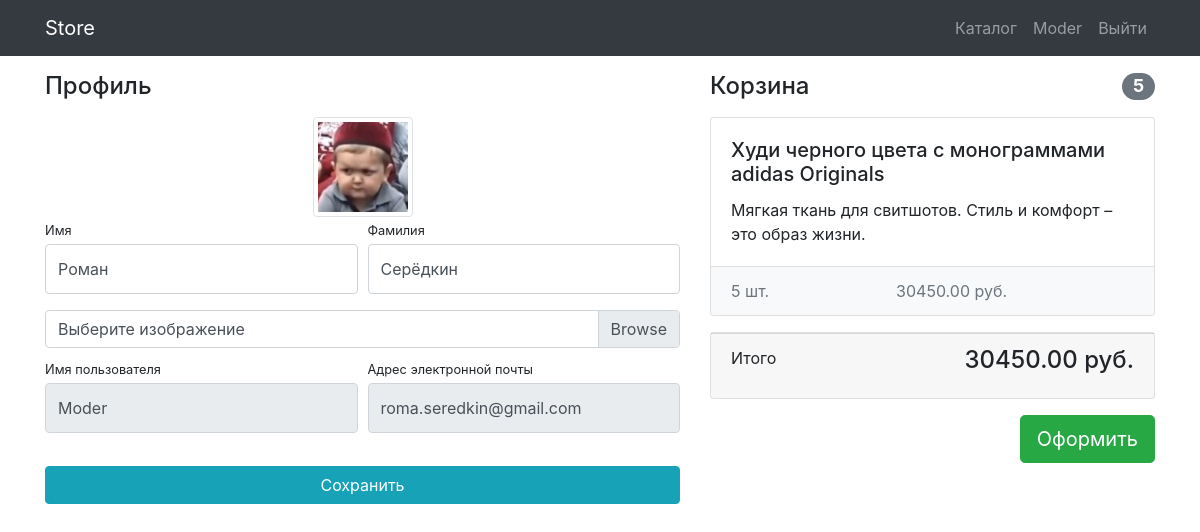
Page /users/profile/ (signed in) on the committed database.
### users/models.py (models this page shows)
class User(AbstractUser):
    image = models.ImageField(upload_to='users_images', blank=True)

### products/models.py (models this page shows, shortened)
class Basket(models.Model):
    user = models.ForeignKey(User, on_delete=models.CASCADE)
    product = models.ForeignKey(Product, on_delete=models.CASCADE)
    quantity = models.IntegerField(default=0)
    created_timestamp = models.DateTimeField(auto_now_add=True)
    def sum(self):
        return self.quantity * self.product.price

class Product(models.Model):
    name = models.CharField(max_length=256)
    image = models.ImageField(upload_to='products_images', blank=True)
    description = models.TextField(blank=True)
    short_description = models.CharField(max_length=64, blank=True)
    price = models.DecimalField(max_digits=8, decimal_places=2, default=0)
    quantity = models.PositiveIntegerField(default=0)
    category = models.ForeignKey(ProductCategory, on_delete=models.CASCADE)

### users/views.py (the view)
# urls.py: path('profile/', profile, name='profile'),
@login_required
def profile(request):
    if request.method == 'POST':
        form = UserProfileForm(data=request.POST, files=request.FILES, instance=request.user)
        if form.is_valid():
            form.save()
            return HttpResponsePermanentRedirect(reverse('users:profile'))
    else:
        form = UserProfileForm(instance=request.user)
    baskets = Basket.objects.filter(user=request.user)
    total_quantity = sum(basket.quantity for basket in baskets)
    total_sum = sum(basket.sum() for basket in baskets)
    context = {
        'form': form,
        'title': 'Store - Личный кабинет',
        'baskets': baskets,
        'total_quantity': total_quantity,
        'total_sum': total_sum
    }
    return render(request, 'users/profile.html', context)

### users/forms.py
class UserProfileForm(UserChangeForm):
    username = forms.CharField(widget=forms.TextInput(attrs={'readonly': True}))
    email = forms.CharField(widget=forms.EmailInput(attrs={'readonly': True}))
    image = forms.ImageField(widget=forms.FileInput(), required=False)
    class Meta:
        model = User
        fields = (
            'username',
            'email',
            'first_name',
            'last_name',
            'image'
        )
    def __init__(self, *args, **kwargs):
        super(UserProfileForm, self).__init__(*args, **kwargs)
        for field_name, filed in self.fields.items():
            filed.widget.attrs['class'] = 'form-control py-4'
        self.fields['image'].widget.attrs['class'] = 'custom-file-input'

### users/templates/users/profile.html (shortened to what this page needs)
{% extends 'products/base.html' %}
{% load static %}
{% block css %}
    <link href="{% static 'css/profile.css' %}" rel="stylesheet">
{% endblock %}
{% block content %}
    <div class="container">
    <div class="row">
        <div class="col-lg-7">
            <h4 class="mt-3 mb-3">Профиль</h4>
            <div class="col-lg-12 text-center">
                <img width="100" height="100"
                     src="{% if user.image %} {{ user.image.url }} {% else %} {% static 'vendor/img/users/default_avatar.png' %} {% endif %}"
                     class="img-thumbnail">
            </div>
            <form action="{% url 'users:profile' %}" method="post" enctype="multipart/form-data">
                <div class="form-row">
                    <div class="col-lg-6">
                        <div class="form-group">
                            <label class="small mb-1" for="{{ form.first_name.id_for_label }}">Имя</label>
                            {{ form.first_name }}
                        </div>
                    </div>
                    <div class="col-lg-6">
                        <div class="form-group">
                            <label class="small mb-1" for="{{ form.last_name.id_for_label }}">Фамилия</label>
                            {{ form.last_name }}
                        </div>
                    </div>
                </div>
                <div class="form-row mb-2">
                    <div class="col-lg-12">
                        <div class="custom-file">
                            <label class="custom-file-label" for="{{ form.image.id_for_label }}">Выберите изображение</label>
                        </div>
                    </div>
                </div>
                <div class="form-row">
                    <div class="col-lg-6">
                        <label class="small mb-1" for="{{ form.username.id_for_label }}">Имя пользователя</label>
                        {{ form.username }}
                    </div>
                    <div class="col-lg-6">
                        <label class="small mb-1" for="{{ form.email.id_for_label }}">Адрес электронной
                            почты</label>
                        {{ form.email }}
                    </div>
                </div>
                <div class="form-row">
                    <div class="col-lg-12" style="margin-top: 33px;">
                        <input class="btn btn-info btn-block" type="submit" value="Сохранить">
                    </div>
                </div>
            </form>
        </div>
        {% include 'products/basket.html' %}
        </div>
    </div>
{% endblock %}

### products/templates/products/base.html (shortened to what this page needs)
{% load static %}
<!DOCTYPE html>
<html lang="en">
<head>
    <link href="{% static 'vendor/bootstrap/css/bootstrap.min.css' %}" rel="stylesheet">
    {% block css %} {% endblock %}
</head>
<body>
<nav class="navbar navbar-expand-lg navbar-dark bg-dark fixed-top">
    <div class="container">
        <a class="navbar-brand" href="{% url 'index' %}">Store</a>
        <div class="collapse navbar-collapse" id="navbarResponsive">
            <ul class="navbar-nav ml-auto">
                <li class="nav-item">
                    <a class="nav-link" href="{% url 'products:index' %}">Каталог  </a>
                </li>
                {%  if user.is_authenticated %}
                    <li class="nav-item">
                    <a class="nav-link" href="{% url 'users:profile' %}">{{ user.username }}
                    </a>
                </li>
                <li class="nav-item">
                    <a class="nav-link" href="{% url 'users:logout' %}">Выйти </a>
                </li>
                {% else %}
                    <li class="nav-item">
                    <a class="nav-link" href="{% url 'users:login' %}">Войти <i class="fas fa-sign-in-alt"></i></a>
                </li>
                {% endif %}
            </ul>
        </div>
    </div>
</nav>
{% block content %} {% endblock %}
</body>
</html>

### products/templates/products/basket.html (shortened to what this page needs)
{% if baskets %}
    <div class="col-lg-5">
            <h4 class="mt-3 mb-3 d-flex justify-content-between align-items-center mb-3">
                Корзина <span class="badge badge-secondary badge-pill">{{ total_quantity }}</span>
            </h4>
        {% for basket in baskets %}
             <div class="card mb-3">
                <div class="card-body">
                    <h5 class="card-title">{{ basket.product.name }}</h5>
                    <p class="card-text">{{ basket.product.short_description}}</p>
                </div>
                <ul class="list-group list-group-flush">
                    <li class="list-group-item d-flex justify-content-between lh-condensed bg-light">
                        <span class="text-muted">{{ basket.quantity }} шт.</span>
                        <span class="text-muted">{{ basket.sum }} руб.</span>
                    </li>
                </ul>
            </div>
        {% endfor %}
            <div class="card mb-3">
                <div class="card-footer">
                    <p class="float-left">Итого</p>
                    <h4 class="float-right">{{ total_sum }} руб.</h4>
                </div>
            </div>
            <button type="button" class="btn btn-success btn-lg float-right">Оформить</button>
 </div>
{% else %}
    <h4 class="mt-3 mb-3 mb-3 text-center">
                Корзина пуста
            </h4>
{% endif %}

### static/css/profile.css (style rules this page uses)
body { padding-top: 56px; }

### rows in the picture
User: username "Moder", image (picture), first_name "Роман", last_name "Серёдкин", email "roma.seredkin@gmail.com"
Basket: product.name "Худи черного цвета с монограммами adidas Originals", product.short_description "Мягкая ткань для свитшотов. Стиль и комфорт – это образ жизни.", quantity "5", sum "30450.00"

### other values in the picture
{{ total_quantity }} "5"
{{ total_sum }} "30450.00"
